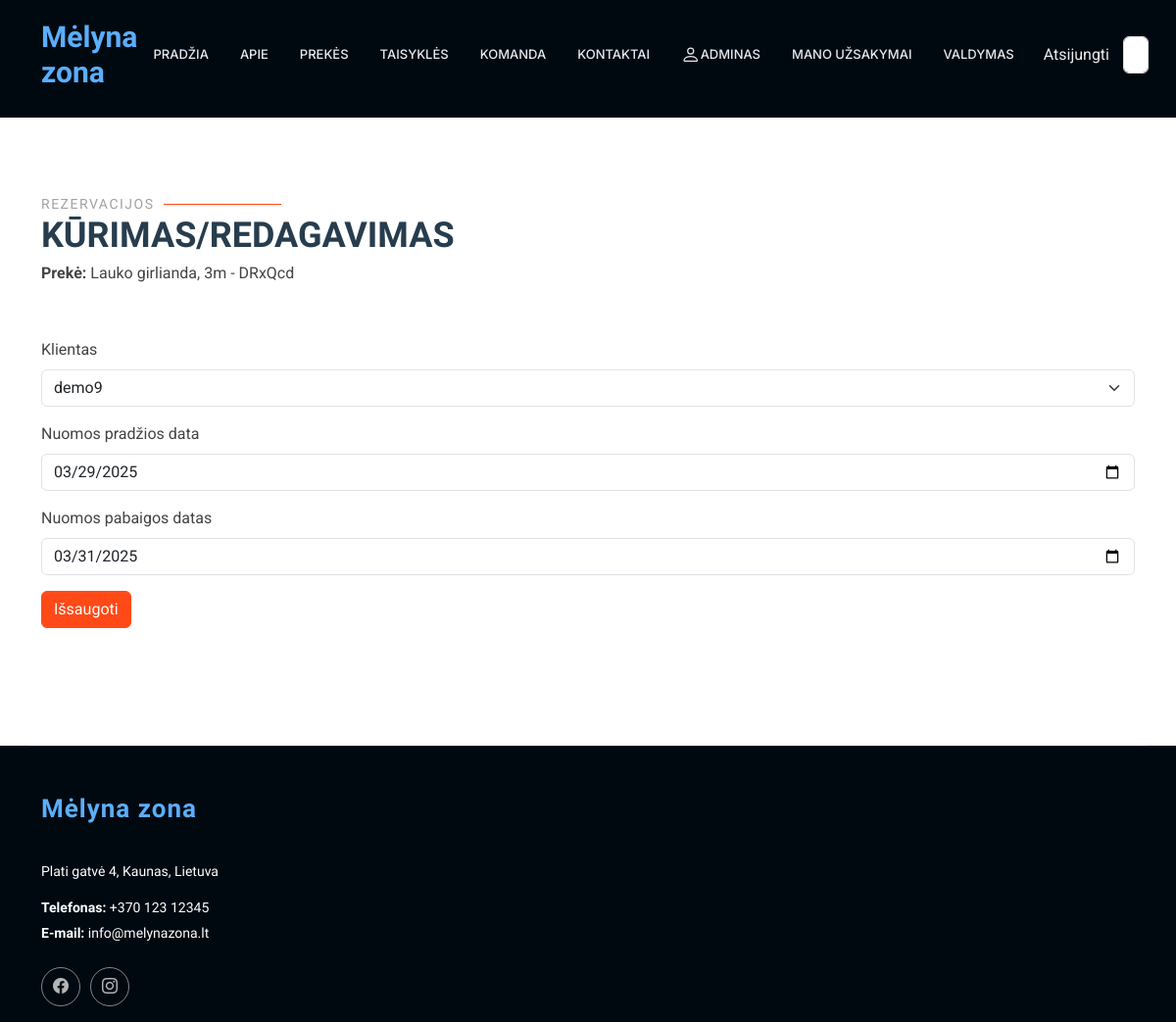
The page /rent/reservation/21/53/update/ (signed in) on the database as committed earlier.
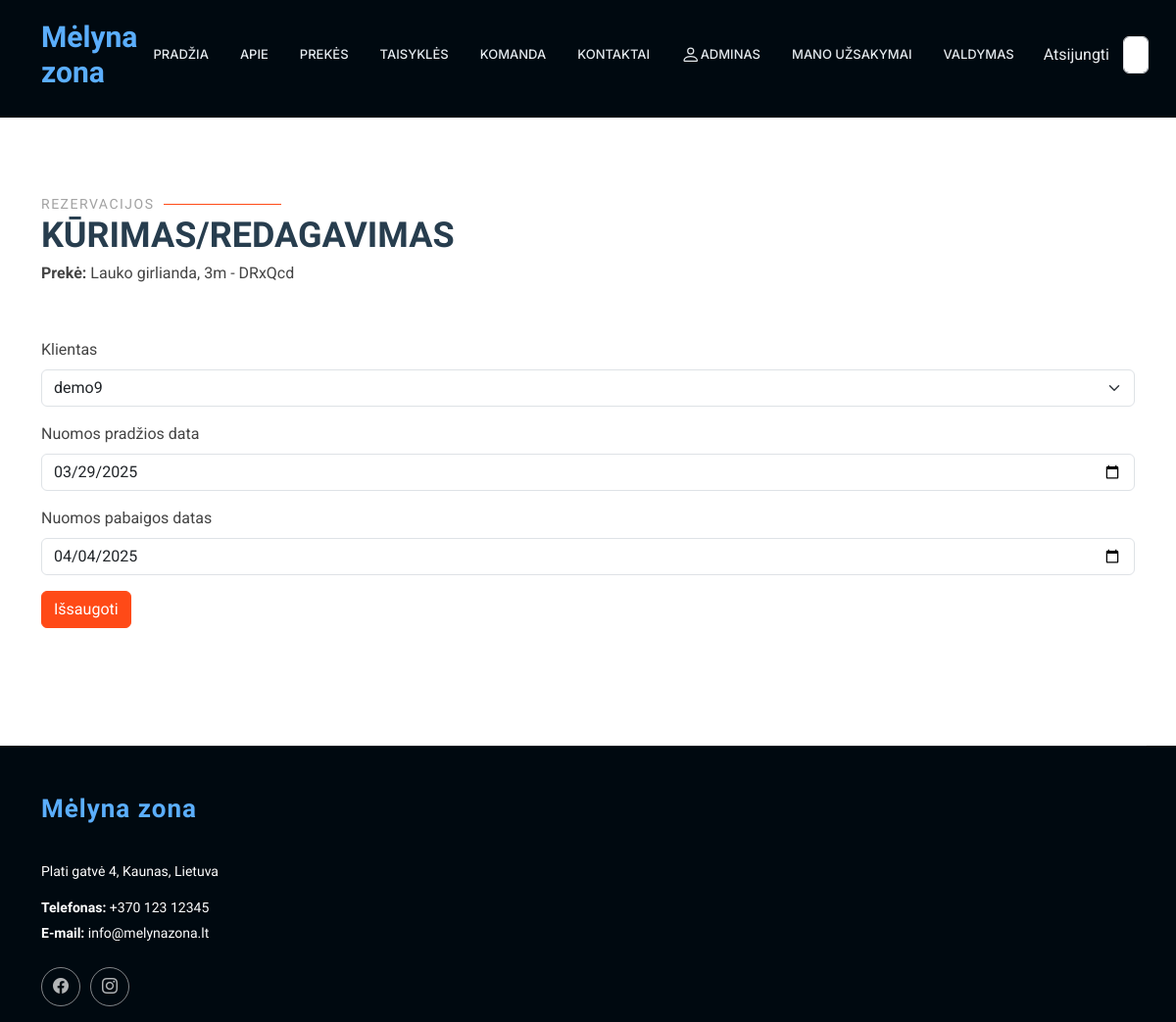
The same page on the database as committed later.
### rent/models.py (models this page shows, shortened)
class Reservation(models.Model):
    status = models.ForeignKey(Status, on_delete=models.CASCADE, related_name='reservations_status',null=True, blank=True)
    start_date = models.DateField(verbose_name="Nuomos pradžios data", null=True, blank=True)
    end_date = models.DateField(verbose_name="Nuomos pabaigos datas", null=True, blank=True)
    customer = models.ForeignKey(User, on_delete=models.SET_NULL, null=True, blank=True, verbose_name="Klientas")
    is_approved = models.BooleanField(default=False, verbose_name="Ar patvirtinta", null=True, blank=True)
    approval_date = models.DateTimeField(verbose_name="Patvirtinimo data", null=True, blank=True)
    class Meta:
        verbose_name = "Rezervacija"
        verbose_name_plural = "Rezervacijos"
        ordering = ['start_date']

### rent/views.py (the view, shortened to what this page needs)
# urls.py: path('reservation/<int:status_pk>/<int:pk>/update/', views.ReservationUpdateView.as_view(), name='reservation_update'),
class ReservationUpdateView(LoginRequiredMixin, UserPassesTestMixin, generic.UpdateView):
    model = Reservation
    template_name = "reservation_form.html"
    form_class = ReservationCreateUpdateForm
    def get_object(self, queryset=None):
        try:
            return Reservation.objects.get(pk=self.kwargs['pk'])
        except Reservation.DoesNotExist:
            raise Http404("Rezervacija nerasta")
    def get_context_data(self, **kwargs):
        context = super().get_context_data(**kwargs)
        reservation = self.get_object()  # Gauti rezervacijos objektą
        status = reservation.status  # Gauti susijusį Status objektą per užsienio raktą
        context['status'] = status
        context['product_name'] = status.product.name if status.product else "Produkto pavadinimas nerastas"
        return context
    def test_func(self):
        return self.request.user.profile.is_employee

### rent/forms.py
class ReservationCreateUpdateForm(forms.ModelForm):
    class Meta:
        model = Reservation
        fields = ['customer', 'start_date', 'end_date']
        widgets = {'start_date': DateInput(), 'end_date': DateInput()}

### rent/templates/reservation_form.html (shortened to what this page needs)
{% extends "base2.html" %}
{% load i18n %}
{% load static %}
{% block "content" %}
<section id="registration" class="contact section">
    <div class="container section-title" data-aos="fade-up">
        <h2>Rezervacijos</h2>
        <p>Kūrimas/redagavimas</p>
    <div class="content-section">
              <div><strong>Prekė: </strong>{{ product_name }} - {{ status.uuid|slice:":6" }}</div>
        <p><br></p>
        <form method="POST">
            {% load crispy_forms_tags %}
            {{ form|crispy }}
            <div class="form-group">
                <button class="btn btn-outline text-white" style="background-color: #ff4a17; border-color: #ff4a17;" type="submit">Išsaugoti</button>
            </div>
        </form>
    </div>
    </div>
</section>
{% endblock %}

Rows that differ between the two databases and show on the page:
changed Reservation "demo9": end_date "03/31/2025" → "04/04/2025"
